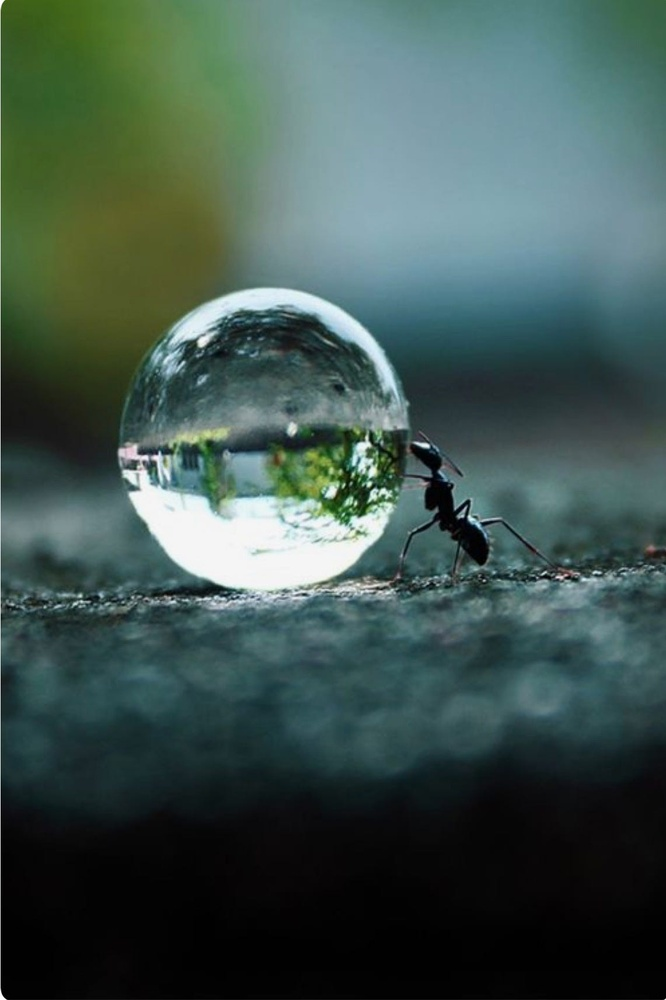
#> input picture imagen_1.jpg, 666 x 1000 px, shrunk from 1141 x 1713 before the run
$ python image_rotator.py imagen_1.jpg out.png 5
#> lines starting #> are read from the running program, lines starting #| are printed output that depends on the picture
from PIL import Image
import argparse # importa el módulo argparse

# inicializa el analizador sintáctico
parser = argparse.ArgumentParser()
parser.add_argument('input_file')      # primer argumento: archivo de entrada
parser.add_argument('output_file')     # segundo argumento: archivo de salida
parser.add_argument('angle', type=int) # tercer argumento: ángulo


args = parser.parse_args()              # analiza los argumentos
im = Image.open(args.input_file)        # carga una imagen del argumento input_file
#> im is the input picture: PIL image 666x1000 RGB; mean R, G, B 64.4, 85.4, 79.4
print(im.size)
#| (666, 1000)
rotated = im.rotate(args.angle, expand=True)     # gira la imagen en un ángulo proporcionado como argumento
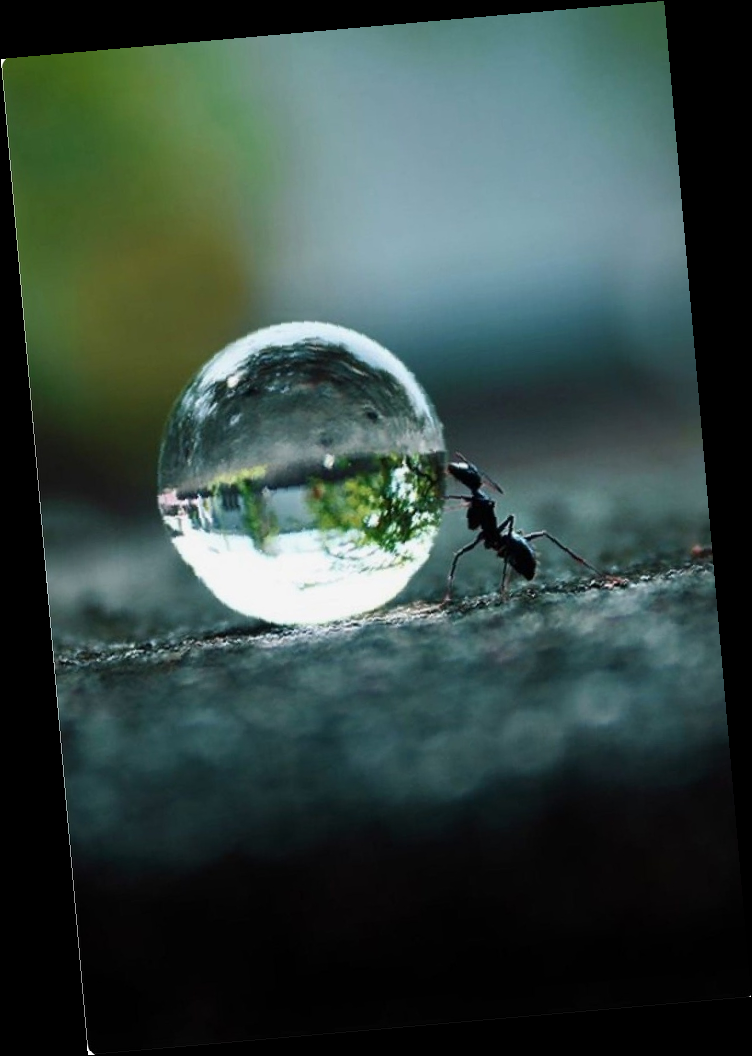
#> rotated: PIL image 752x1056 RGB; mean R, G, B 54, 71.7, 66.6
rotated.save(args.output_file)                   # guarda la imagen girada usando la ruta de salida de un argumento output_file
print(rotated.size)
#| (752, 1056)
